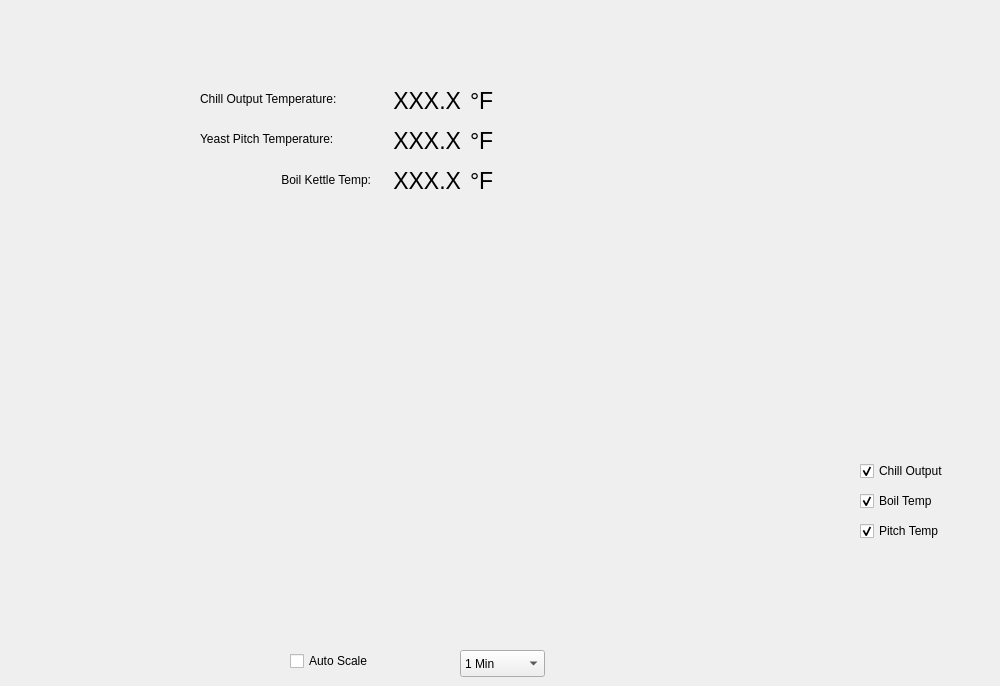
    <widget class="QWidget" name="tab_6">
     <attribute name="title">
      <string>CHILL</string>
     </attribute>
     <widget class="QCheckBox" name="Chill_Temp_Enable_ChkBox_Boil">
      <property name="geometry">
       <rect>
        <x>860</x>
        <y>490</y>
        <width>121</width>
        <height>22</height>
       </rect>
      </property>
      <property name="text">
       <string>Boil Temp</string>
      </property>
      <property name="icon">
       <iconset>
        <normaloff>images/blue.png</normaloff>images/blue.png</iconset>
      </property>
      <property name="checked">
       <bool>true</bool>
      </property>
     </widget>
     <widget class="QCheckBox" name="Chill_Temp_Enable_ChkBox_Chill">
      <property name="geometry">
       <rect>
        <x>860</x>
        <y>460</y>
        <width>131</width>
        <height>22</height>
       </rect>
      </property>
      <property name="styleSheet">
       <string notr="true"/>
      </property>
      <property name="text">
       <string>Chill Output</string>
      </property>
      <property name="icon">
       <iconset>
        <normaloff>images/red.png</normaloff>images/red.png</iconset>
      </property>
      <property name="checked">
       <bool>true</bool>
      </property>
     </widget>
     <widget class="QCustomPlot" name="customPlot_Chill" native="true">
      <property name="geometry">
       <rect>
        <x>30</x>
        <y>460</y>
        <width>821</width>
        <height>191</height>
       </rect>
      </property>
     </widget>
     <widget class="QCheckBox" name="Chill_Auto_Scale_Enable_ChkBox">
      <property name="geometry">
       <rect>
        <x>290</x>
        <y>650</y>
        <width>98</width>
        <height>22</height>
       </rect>
      </property>
      <property name="text">
       <string>Auto Scale</string>
      </property>
     </widget>
     <widget class="QComboBox" name="CB_Chill_TimeRangeScale">
      <property name="geometry">
       <rect>
        <x>460</x>
        <y>650</y>
        <width>85</width>
        <height>27</height>
       </rect>
      </property>
      <item>
       <property name="text">
        <string>1 Min</string>
       </property>
      </item>
      <item>
       <property name="text">
        <string>5 Min</string>
       </property>
      </item>
      <item>
       <property name="text">
        <string>15 Min</string>
       </property>
      </item>
      <item>
       <property name="text">
        <string>30 Min</string>
       </property>
      </item>
      <item>
       <property name="text">
        <string>1 Hour</string>
       </property>
      </item>
      <item>
       <property name="text">
        <string>2 Hours</string>
       </property>
      </item>
     </widget>
     <widget class="QLabel" name="label_108">
      <property name="geometry">
       <rect>
        <x>200</x>
        <y>90</y>
        <width>191</width>
        <height>17</height>
       </rect>
      </property>
      <property name="text">
       <string>Chill Output Temperature:</string>
      </property>
     </widget>
     <widget class="QLabel" name="label_109">
      <property name="geometry">
       <rect>
        <x>200</x>
        <y>130</y>
        <width>191</width>
        <height>17</height>
       </rect>
      </property>
      <property name="text">
       <string>Yeast Pitch Temperature:</string>
      </property>
     </widget>
     <widget class="QLabel" name="L_Chill_Temp">
      <property name="geometry">
       <rect>
        <x>390</x>
        <y>80</y>
        <width>71</width>
        <height>41</height>
       </rect>
      </property>
      <property name="font">
       <font>
        <pointsize>17</pointsize>
       </font>
      </property>
      <property name="text">
       <string>XXX.X</string>
      </property>
      <property name="textFormat">
       <enum>Qt::AutoText</enum>
      </property>
      <property name="alignment">
       <set>Qt::AlignRight|Qt::AlignTrailing|Qt::AlignVCenter</set>
      </property>
     </widget>
     <widget class="QLabel" name="L_Chill_YeastPitchTemp">
      <property name="geometry">
       <rect>
        <x>390</x>
        <y>120</y>
        <width>71</width>
        <height>41</height>
       </rect>
      </property>
      <property name="font">
       <font>
        <pointsize>17</pointsize>
       </font>
      </property>
      <property name="text">
       <string>XXX.X</string>
      </property>
      <property name="textFormat">
       <enum>Qt::AutoText</enum>
      </property>
      <property name="alignment">
       <set>Qt::AlignRight|Qt::AlignTrailing|Qt::AlignVCenter</set>
      </property>
     </widget>
     <widget class="QLabel" name="L_Chill_2">
      <property name="geometry">
       <rect>
        <x>470</x>
        <y>80</y>
        <width>41</width>
        <height>41</height>
       </rect>
      </property>
      <property name="font">
       <font>
        <pointsize>17</pointsize>
       </font>
      </property>
      <property name="text">
       <string>°F</string>
      </property>
      <property name="textFormat">
       <enum>Qt::AutoText</enum>
      </property>
     </widget>
     <widget class="QLabel" name="L_Chill_3">
      <property name="geometry">
       <rect>
        <x>470</x>
        <y>120</y>
        <width>41</width>
        <height>41</height>
       </rect>
      </property>
      <property name="font">
       <font>
        <pointsize>17</pointsize>
       </font>
      </property>
      <property name="text">
       <string>°F</string>
      </property>
      <property name="textFormat">
       <enum>Qt::AutoText</enum>
      </property>
     </widget>
     <widget class="QCheckBox" name="Chill_Temp_Enable_ChkBox_PitchTemp">
      <property name="geometry">
       <rect>
        <x>860</x>
        <y>520</y>
        <width>131</width>
        <height>22</height>
       </rect>
      </property>
      <property name="text">
       <string>Pitch Temp</string>
      </property>
      <property name="icon">
       <iconset>
        <normaloff>images/green.png</normaloff>images/green.png</iconset>
      </property>
      <property name="checked">
       <bool>true</bool>
      </property>
     </widget>
     <widget class="QLabel" name="label_144">
      <property name="geometry">
       <rect>
        <x>190</x>
        <y>170</y>
        <width>181</width>
        <height>20</height>
       </rect>
      </property>
      <property name="text">
       <string>Boil Kettle Temp:</string>
      </property>
      <property name="alignment">
       <set>Qt::AlignRight|Qt::AlignTrailing|Qt::AlignVCenter</set>
      </property>
     </widget>
     <widget class="QLabel" name="L_Main_19">
      <property name="geometry">
       <rect>
        <x>470</x>
        <y>160</y>
        <width>31</width>
        <height>41</height>
       </rect>
      </property>
      <property name="font">
       <font>
        <pointsize>17</pointsize>
       </font>
      </property>
      <property name="text">
       <string>°F</string>
      </property>
      <property name="textFormat">
       <enum>Qt::AutoText</enum>
      </property>
     </widget>
     <widget class="QLabel" name="L_BK_CurrentTemp_ChillPage">
      <property name="geometry">
       <rect>
        <x>380</x>
        <y>160</y>
        <width>81</width>
        <height>41</height>
       </rect>
      </property>
      <property name="font">
       <font>
        <pointsize>17</pointsize>
       </font>
      </property>
      <property name="text">
       <string>XXX.X</string>
      </property>
      <property name="textFormat">
       <enum>Qt::AutoText</enum>
      </property>
      <property name="alignment">
       <set>Qt::AlignRight|Qt::AlignTrailing|Qt::AlignVCenter</set>
      </property>
     </widget>
    </widget>
